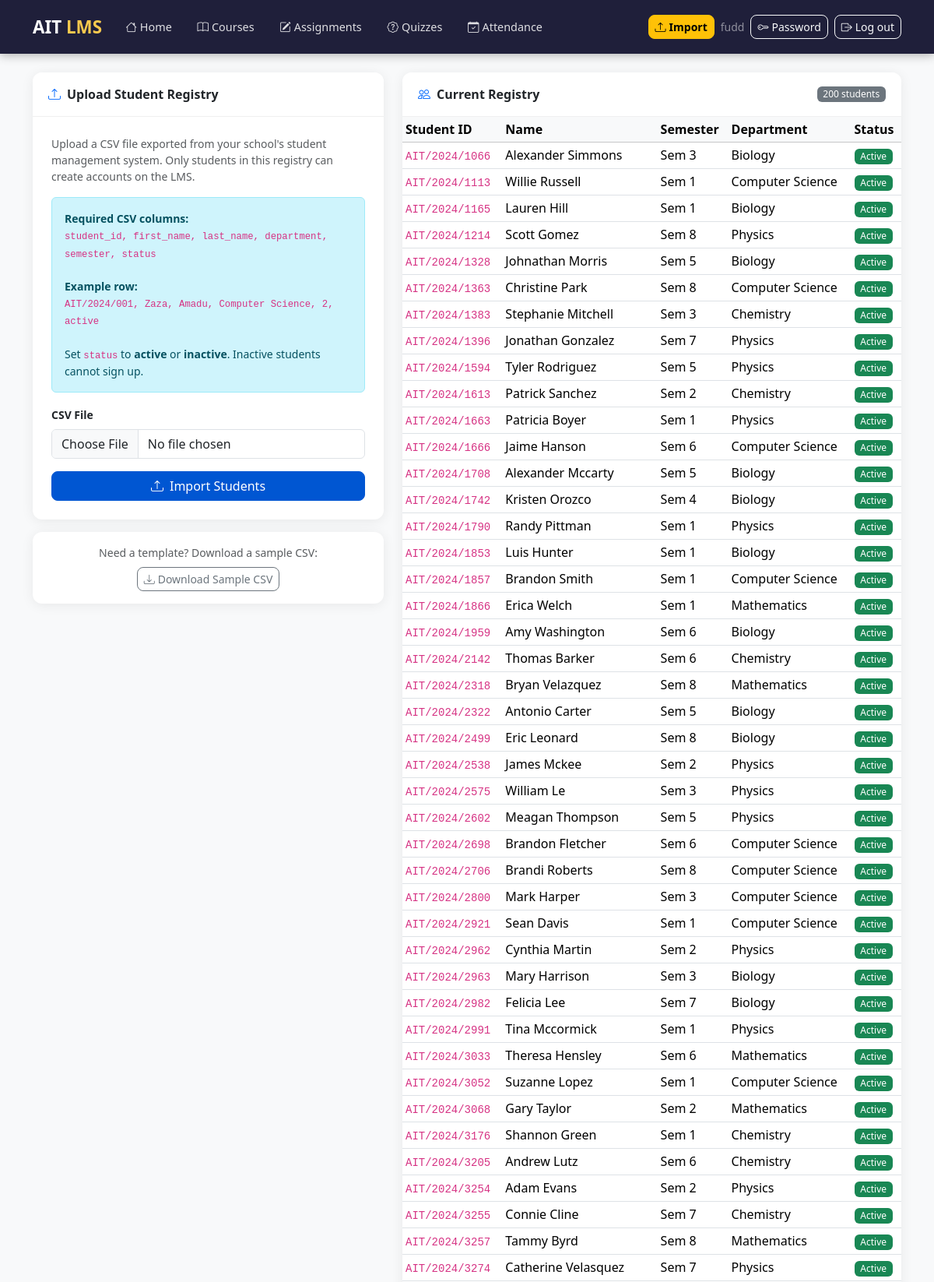
The app's page /accounts/import-students/ (signed in, upper part) with its own data.
### accounts/models.py (models this page shows, shortened)
class User(AbstractUser):
    class Role(models.TextChoices):
        STUDENT = "student", "Student"
        INSTRUCTOR = "instructor", "Instructor"
        ADMIN = "admin", "Admin"
    SEMESTER_CHOICES = [(i, f"Semester {i}") for i in range(1, 9)]
    role = models.CharField(max_length=20, choices=Role.choices, default=Role.STUDENT)
    student_id = models.CharField(max_length=50, blank=True, null=True, unique=True)
    department = models.CharField(max_length=100, blank=True, null=True)
    semester = models.IntegerField(choices=SEMESTER_CHOICES, blank=True, null=True)
    profile_picture = models.ImageField(upload_to="profile_pics/", blank=True, null=True)
    @property
    def is_student(self): return self.role == self.Role.STUDENT

class StudentRecord(models.Model):
    student_id = models.CharField(max_length=50, unique=True)
    first_name = models.CharField(max_length=100)
    last_name = models.CharField(max_length=100)
    department = models.CharField(max_length=100, blank=True)
    semester = models.IntegerField(blank=True, null=True)
    is_active = models.BooleanField(default=True)
    imported_at = models.DateTimeField(auto_now_add=True)
    class Meta:
        ordering = ['student_id']

### accounts/views.py (the view)
# urls.py: path("import-students/", views.import_students_view, name="import_students"),
@login_required
def import_students_view(request):
    if not request.user.is_staff and not request.user.is_admin_role:
        messages.error(request, "Only administrators can access this page.")
        return redirect("dashboard")
    results = None
    if request.method == "POST":
        form = CSVImportForm(request.POST, request.FILES)
        if form.is_valid():
            csv_file = request.FILES["csv_file"]
            if not csv_file.name.endswith(".csv"):
                messages.error(request, "Please upload a .csv file.")
                return redirect("import_students")
            data = csv_file.read().decode("utf-8")
            reader = csv.DictReader(io.StringIO(data))
            created = 0
            updated = 0
            skipped = 0
            errors = []
            for i, row in enumerate(reader, start=2):
                try:
                    student_id = row.get("student_id", "").strip()
                    first_name = row.get("first_name", "").strip()
                    last_name = row.get("last_name", "").strip()
                    department = row.get("department", "").strip()
                    semester_raw = row.get("semester", "").strip()
                    status = row.get("status", "active").strip().lower()
                    if not student_id or not first_name or not last_name:
                        errors.append(f"Row {i}: Missing required fields (student_id, first_name, last_name)")
                        skipped += 1
                        continue
                    semester = int(semester_raw) if semester_raw.isdigit() else None
                    is_active = status == "active"
                    record, was_created = StudentRecord.objects.update_or_create(
                        student_id=student_id,
                        defaults={
                            "first_name": first_name,
                            "last_name": last_name,
                            "department": department,
                            "semester": semester,
                            "is_active": is_active,
                        }
                    )
                    if was_created:
                        created += 1
                    else:
                        updated += 1
                except Exception as e:
                    errors.append(f"Row {i}: {str(e)}")
                    skipped += 1
            results = {
                "created": created,
                "updated": updated,
                "skipped": skipped,
                "errors": errors,
                "total": created + updated + skipped,
            }
            if created or updated:
                messages.success(
                    request,
                    f"Import complete: {created} new records added, {updated} updated, {skipped} skipped."
                )
    else:
        form = CSVImportForm()
    records = StudentRecord.objects.all().order_by("student_id")
    return render(request, "accounts/import_students.html", {
        "form": form,
        "records": records,
        "results": results,
    })

### accounts/forms.py
class CSVImportForm(forms.Form):
    csv_file = forms.FileField(
        label="Student Registry CSV File",
        widget=forms.FileInput(attrs={"class": "form-control", "accept": ".csv"})
    )

### templates/accounts/import_students.html (shortened to what this page needs)
{% extends "base.html" %}
{% block content %}
<div class="row g-4">
    <div class="col-md-5">
        <div class="card">
            <div class="card-header">
                <i class="bi bi-upload me-2 text-primary"></i>Upload Student Registry
            </div>
            <div class="card-body p-4">
                <p class="text-muted small mb-3">
                    Upload a CSV file exported from your school's student management system.
                    Only students in this registry can create accounts on the LMS.
                </p>
                <div class="alert alert-info small">
                    <strong>Required CSV columns:</strong><br>
                    <code>student_id, first_name, last_name, department, semester, status</code><br><br>
                    <strong>Example row:</strong><br>
                    <code>AIT/2024/001, Zaza, Amadu, Computer Science, 2, active</code><br><br>
                    Set <code>status</code> to <strong>active</strong> or <strong>inactive</strong>.
                    Inactive students cannot sign up.
                </div>
                <form method="post" enctype="multipart/form-data">
                    <div class="mb-3">
                        <label class="form-label fw-semibold small">CSV File</label>
                        {{ form.csv_file }}{{ form.csv_file.errors }}
                    </div>
                    <button type="submit" class="btn btn-primary w-100">
                        <i class="bi bi-upload me-2"></i>Import Students
                    </button>
                </form>
            </div>
        </div>
        <div class="card mt-3">
            <div class="card-body p-3 text-center">
                <p class="small text-muted mb-2">Need a template? Download a sample CSV:</p>
                <a href="{% url 'sample_csv' %}" class="btn btn-outline-secondary btn-sm">
                    <i class="bi bi-download me-1"></i>Download Sample CSV
                </a>
            </div>
        </div>
    </div>
    <div class="col-md-7">
        <div class="card">
            <div class="card-header d-flex justify-content-between align-items-center">
                <span><i class="bi bi-people me-2 text-primary"></i>Current Registry</span>
                <span class="badge bg-secondary">{{ records.count }} students</span>
            </div>
            {% if records %}
            <div class="table-responsive">
                <table class="table table-sm table-hover mb-0">
                    <thead class="table-light">
                        <tr>
                            <th>Student ID</th>
                            <th>Name</th>
                            <th>Semester</th>
                            <th>Department</th>
                            <th>Status</th>
                        </tr>
                    </thead>
                    <tbody>
                        {% for r in records %}
                        <tr>
                            <td><code>{{ r.student_id }}</code></td>
                            <td>{{ r.first_name }} {{ r.last_name }}</td>
                            <td>{% if r.semester %}Sem {{ r.semester }}{% else %}—{% endif %}</td>
                            <td>{{ r.department|default:"—" }}</td>
                            <td>
                                {% if r.is_active %}
                                    <span class="badge bg-success">Active</span>
                                {% else %}
                                    <span class="badge bg-danger">Inactive</span>
                                {% endif %}
                            </td>
                        </tr>
                        {% endfor %}
                    </tbody>
                </table>
            </div>
            {% else %}
            <div class="card-body text-center text-muted py-4">
                <i class="bi bi-people fs-1 d-block mb-3 opacity-25"></i>
                <p>No students imported yet. Upload a CSV to get started.</p>
            </div>
            {% endif %}
        </div>
    </div>
</div>
{% endblock %}

### templates/base.html (shortened to what this page needs)
<!DOCTYPE html>
<html lang="en">
<head>
    <link href="https://cdn.jsdelivr.net/npm/bootstrap@5.3.3/dist/css/bootstrap.min.css" rel="stylesheet">
    <link href="https://cdn.jsdelivr.net/npm/bootstrap-icons@1.11.3/font/bootstrap-icons.css" rel="stylesheet">
</head>
<body>
<nav class="navbar navbar-expand-lg">
    <div class="container">
        <a class="navbar-brand" href="{% url 'dashboard' %}">AIT <span>LMS</span></a>
        {% if user.is_authenticated %}
        <div class="collapse navbar-collapse" id="navMenu">
            <div class="navbar-nav me-auto gap-1">
                <a class="nav-link" href="{% url 'dashboard' %}"><i class="bi bi-house me-1"></i>Home</a>
                <a class="nav-link" href="{% url 'course_list' %}"><i class="bi bi-book me-1"></i>Courses</a>
                {% if user.is_student %}
                <a class="nav-link" href="{% url 'assignment_list' %}"><i class="bi bi-pencil-square me-1"></i>Assignments</a>
                <a class="nav-link" href="{% url 'quiz_list' %}"><i class="bi bi-patch-question me-1"></i>Quizzes</a>
                <a class="nav-link" href="{% url 'my_attendance' %}"><i class="bi bi-calendar-check me-1"></i>Attendance</a>
                {% endif %}
            </div>
            <div class="d-flex align-items-center gap-2 flex-wrap mobile-actions">
                {% if user.is_staff or user.is_admin_role %}
                <a href="{% url 'import_students' %}" class="btn btn-sm btn-warning fw-bold">
                    <i class="bi bi-upload me-1"></i>Import
                </a>
                {% endif %}
                <span class="text-white-50 small d-none d-lg-inline">{{ user.get_full_name|default:user.username }}</span>
                <a href="{% url 'change_password' %}" class="btn btn-sm btn-outline-light">
                    <i class="bi bi-key me-1"></i>Password
                </a>
                <form method="post" action="{% url 'logout' %}" class="mb-0 d-inline">
                    <button type="submit" class="btn btn-sm btn-outline-light">
                        <i class="bi bi-box-arrow-right me-1"></i>Log out
                    </button>
                </form>
            </div>
        </div>
        {% endif %}
    </div>
</nav>
<div class="container mt-4">
    {% block content %}{% endblock %}
</div>
</body>
</html>

### templates/base.html (style rules this page uses)
:root { --blue:#0056D2; --dark:#1F1F3A; }
body { background:#F8F9FA; font-family:'Segoe UI',sans-serif; color:#1F1F3A; overflow-x: hidden; }
h1, h2, h3, h4, h5, h6, p, span, a, .btn, .card-text, .card-title, .list-group-item { word-wrap: break-word; overflow-wrap: break-word; word-break: break-word; }
.navbar { background:var(--dark) !important; box-shadow:0 2px 12px rgba(0,0,0,0.3); padding:0.8rem 0; }
.navbar-brand { font-size:1.4rem; font-weight:800; color:#fff !important; }
.navbar-brand span { color:#F9C94E; }
.nav-link { color:rgba(255,255,255,0.85) !important; font-size:0.9rem; padding:0.4rem 0.9rem !important; border-radius:6px; transition:all 0.2s; }
.card { border:none; border-radius:12px; box-shadow:0 2px 16px rgba(0,0,0,0.07); transition:transform 0.2s,box-shadow 0.2s; }
.card-header { background:#fff; border-bottom:1px solid #f0f0f0; border-radius:12px 12px 0 0 !important; font-weight:600; padding:1rem 1.25rem; }
.btn-primary { background:var(--blue); border-color:var(--blue); border-radius:8px; font-weight:600; }
.btn { border-radius:8px; font-weight:500; }
.badge { border-radius:6px; font-weight:500; }
.table-responsive { width: 100%; overflow-x: auto; -webkit-overflow-scrolling: touch; }

### records on screen
User: get_full_name "fudd"
StudentRecord: student_id "AIT/2024/1066", first_name "Alexander", last_name "Simmons", semester "3", department "Biology", is_active "Active"
StudentRecord: student_id "AIT/2024/1113", first_name "Willie", last_name "Russell", semester "1", department "Computer Science", is_active "Active"
StudentRecord: student_id "AIT/2024/1165", first_name "Lauren", last_name "Hill", semester "1", department "Biology", is_active "Active"
StudentRecord: student_id "AIT/2024/1214", first_name "Scott", last_name "Gomez", semester "8", department "Physics", is_active "Active"
StudentRecord: student_id "AIT/2024/1328", first_name "Johnathan", last_name "Morris", semester "5", department "Biology", is_active "Active"
StudentRecord: student_id "AIT/2024/1363", first_name "Christine", last_name "Park", semester "8", department "Computer Science", is_active "Active"
StudentRecord: student_id "AIT/2024/1383", first_name "Stephanie", last_name "Mitchell", semester "3", department "Chemistry", is_active "Active"
StudentRecord: student_id "AIT/2024/1396", first_name "Jonathan", last_name "Gonzalez", semester "7", department "Physics", is_active "Active"
StudentRecord: student_id "AIT/2024/1594", first_name "Tyler", last_name "Rodriguez", semester "5", department "Physics", is_active "Active"
StudentRecord: student_id "AIT/2024/1613", first_name "Patrick", last_name "Sanchez", semester "2", department "Chemistry", is_active "Active"
StudentRecord: student_id "AIT/2024/1663", first_name "Patricia", last_name "Boyer", semester "1", department "Physics", is_active "Active"
StudentRecord: student_id "AIT/2024/1666", first_name "Jaime", last_name "Hanson", semester "6", department "Computer Science", is_active "Active"
StudentRecord: student_id "AIT/2024/1708", first_name "Alexander", last_name "Mccarty", semester "5", department "Biology", is_active "Active"
StudentRecord: student_id "AIT/2024/1742", first_name "Kristen", last_name "Orozco", semester "4", department "Biology", is_active "Active"
StudentRecord: student_id "AIT/2024/1790", first_name "Randy", last_name "Pittman", semester "1", department "Physics", is_active "Active"
StudentRecord: student_id "AIT/2024/1853", first_name "Luis", last_name "Hunter", semester "1", department "Biology", is_active "Active"
StudentRecord: student_id "AIT/2024/1857", first_name "Brandon", last_name "Smith", semester "1", department "Computer Science", is_active "Active"
StudentRecord: student_id "AIT/2024/1866", first_name "Erica", last_name "Welch", semester "1", department "Mathematics", is_active "Active"
StudentRecord: student_id "AIT/2024/1959", first_name "Amy", last_name "Washington", semester "6", department "Biology", is_active "Active"
StudentRecord: student_id "AIT/2024/2142", first_name "Thomas", last_name "Barker", semester "6", department "Chemistry", is_active "Active"
StudentRecord: student_id "AIT/2024/2318", first_name "Bryan", last_name "Velazquez", semester "8", department "Mathematics", is_active "Active"
StudentRecord: student_id "AIT/2024/2322", first_name "Antonio", last_name "Carter", semester "5", department "Biology", is_active "Active"
StudentRecord: student_id "AIT/2024/2499", first_name "Eric", last_name "Leonard", semester "8", department "Biology", is_active "Active"
StudentRecord: student_id "AIT/2024/2538", first_name "James", last_name "Mckee", semester "2", department "Physics", is_active "Active"
StudentRecord: student_id "AIT/2024/2575", first_name "William", last_name "Le", semester "3", department "Physics", is_active "Active"
StudentRecord: student_id "AIT/2024/2602", first_name "Meagan", last_name "Thompson", semester "5", department "Physics", is_active "Active"
StudentRecord: student_id "AIT/2024/2698", first_name "Brandon", last_name "Fletcher", semester "6", department "Computer Science", is_active "Active"
StudentRecord: student_id "AIT/2024/2706", first_name "Brandi", last_name "Roberts", semester "8", department "Computer Science", is_active "Active"
StudentRecord: student_id "AIT/2024/2800", first_name "Mark", last_name "Harper", semester "3", department "Computer Science", is_active "Active"
StudentRecord: student_id "AIT/2024/2921", first_name "Sean", last_name "Davis", semester "1", department "Computer Science", is_active "Active"
StudentRecord: student_id "AIT/2024/2962", first_name "Cynthia", last_name "Martin", semester "2", department "Physics", is_active "Active"
StudentRecord: student_id "AIT/2024/2963", first_name "Mary", last_name "Harrison", semester "3", department "Biology", is_active "Active"
StudentRecord: student_id "AIT/2024/2982", first_name "Felicia", last_name "Lee", semester "7", department "Biology", is_active "Active"
StudentRecord: student_id "AIT/2024/2991", first_name "Tina", last_name "Mccormick", semester "1", department "Physics", is_active "Active"
StudentRecord: student_id "AIT/2024/3033", first_name "Theresa", last_name "Hensley", semester "6", department "Mathematics", is_active "Active"
StudentRecord: student_id "AIT/2024/3052", first_name "Suzanne", last_name "Lopez", semester "1", department "Computer Science", is_active "Active"
StudentRecord: student_id "AIT/2024/3068", first_name "Gary", last_name "Taylor", semester "2", department "Mathematics", is_active "Active"
StudentRecord: student_id "AIT/2024/3176", first_name "Shannon", last_name "Green", semester "1", department "Chemistry", is_active "Active"
StudentRecord: student_id "AIT/2024/3205", first_name "Andrew", last_name "Lutz", semester "6", department "Chemistry", is_active "Active"
StudentRecord: student_id "AIT/2024/3254", first_name "Adam", last_name "Evans", semester "2", department "Physics", is_active "Active"
StudentRecord: student_id "AIT/2024/3255", first_name "Connie", last_name "Cline", semester "7", department "Chemistry", is_active "Active"
StudentRecord: student_id "AIT/2024/3257", first_name "Tammy", last_name "Byrd", semester "8", department "Mathematics", is_active "Active"
StudentRecord: student_id "AIT/2024/3274", first_name "Catherine", last_name "Velasquez", semester "7", department "Physics", is_active "Active"

### other values on screen
{{ records.count }} "200"
